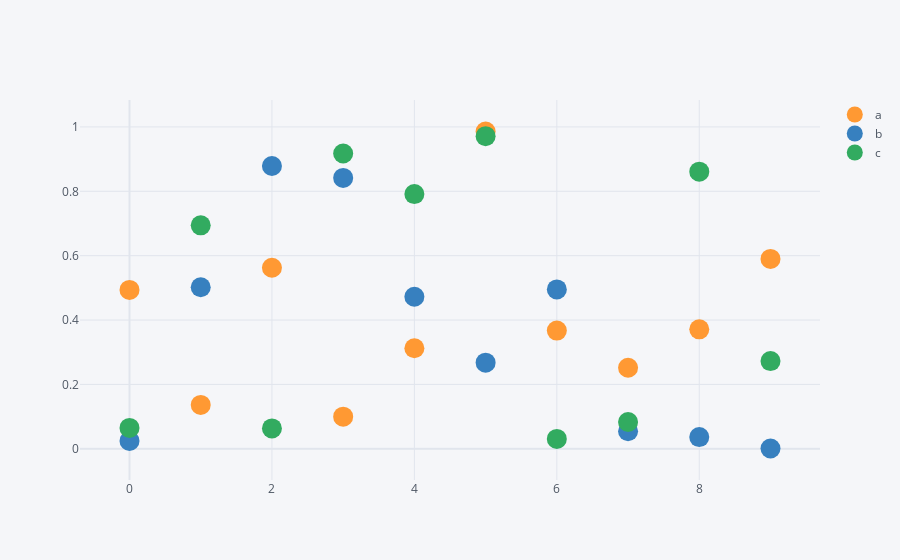

Notebook source saved alongside this figure:
### Code cell
df1=pd.DataFrame(d,columns=['a','b','c'])
df1
df1.iplot(kind='scatter',mode='markers',size=20)       #mode is neccesary to predict which type of plot we want like scatter and line or any other thing.

### Figure 1 — Plotly figure (JSON) as saved in the notebook; plotly's stock layout.template omitted (floating-point values rounded to 4 significant figures)
{"data": [{"line": {"color": "rgba(255, 153, 51, 1.0)", "dash": "solid", "shape": "linear", "width": 1.3}, "marker": {"size": 20, "symbol": "circle"}, "mode": "markers", "name": "a", "text": "", "type": "scatter", "x": [0, 1, 2, 3, 4, 5, 6, 7, 8, 9], "y": [0.4936, 0.1363, 0.5626, 0.09987, 0.3125, 0.9858, 0.3673, 0.252, 0.3712, 0.5899]}, {"line": {"color": "rgba(55, 128, 191, 1.0)", "dash": "solid", "shape": "linear", "width": 1.3}, "marker": {"size": 20, "symbol": "circle"}, "mode": "markers", "name": "b", "text": "", "type": "scatter", "x": [0, 1, 2, 3, 4, 5, 6, 7, 8, 9], "y": [0.02453, 0.502, 0.8786, 0.8417, 0.4724, 0.2677, 0.4952, 0.05436, 0.03632, 0.0009331]}, {"line": {"color": "rgba(50, 171, 96, 1.0)", "dash": "solid", "shape": "linear", "width": 1.3}, "marker": {"size": 20, "symbol": "circle"}, "mode": "markers", "name": "c", "text": "", "type": "scatter", "x": [0, 1, 2, 3, 4, 5, 6, 7, 8, 9], "y": [0.06487, 0.6942, 0.06324, 0.9175, 0.7914, 0.9713, 0.03064, 0.0831, 0.8611, 0.2726]}], "layout": {"legend": {"bgcolor": "#F5F6F9", "font": {"color": "#4D5663"}}, "paper_bgcolor": "#F5F6F9", "plot_bgcolor": "#F5F6F9", "title": {"font": {"color": "#4D5663"}}, "xaxis": {"gridcolor": "#E1E5ED", "showgrid": true, "tickfont": {"color": "#4D5663"}, "title": {"font": {"color": "#4D5663"}, "text": ""}, "zerolinecolor": "#E1E5ED"}, "yaxis": {"gridcolor": "#E1E5ED", "showgrid": true, "tickfont": {"color": "#4D5663"}, "title": {"font": {"color": "#4D5663"}, "text": ""}, "zerolinecolor": "#E1E5ED"}}}
